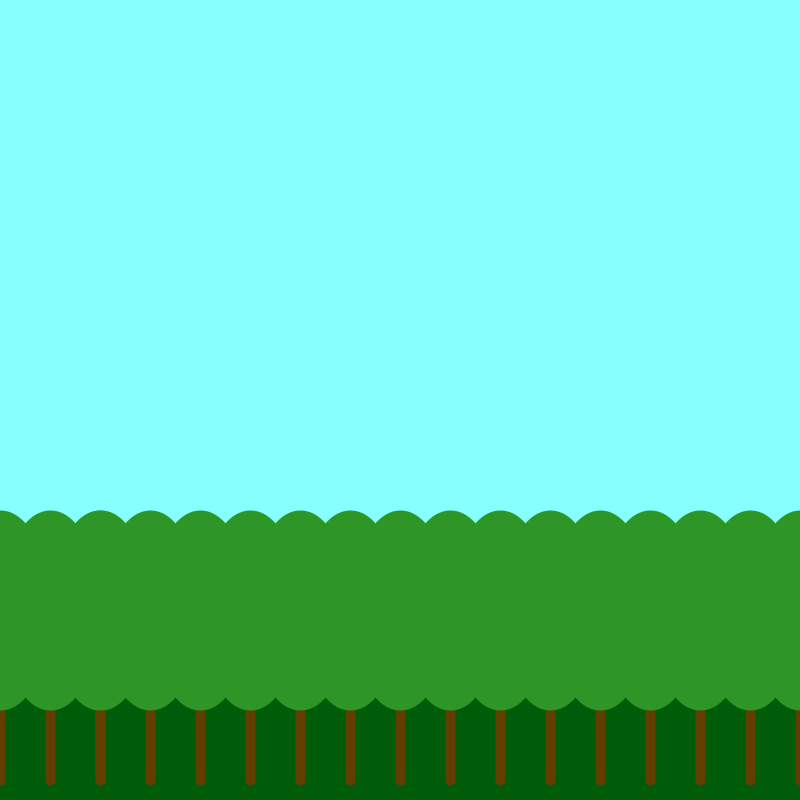
Frame 1 (no input)
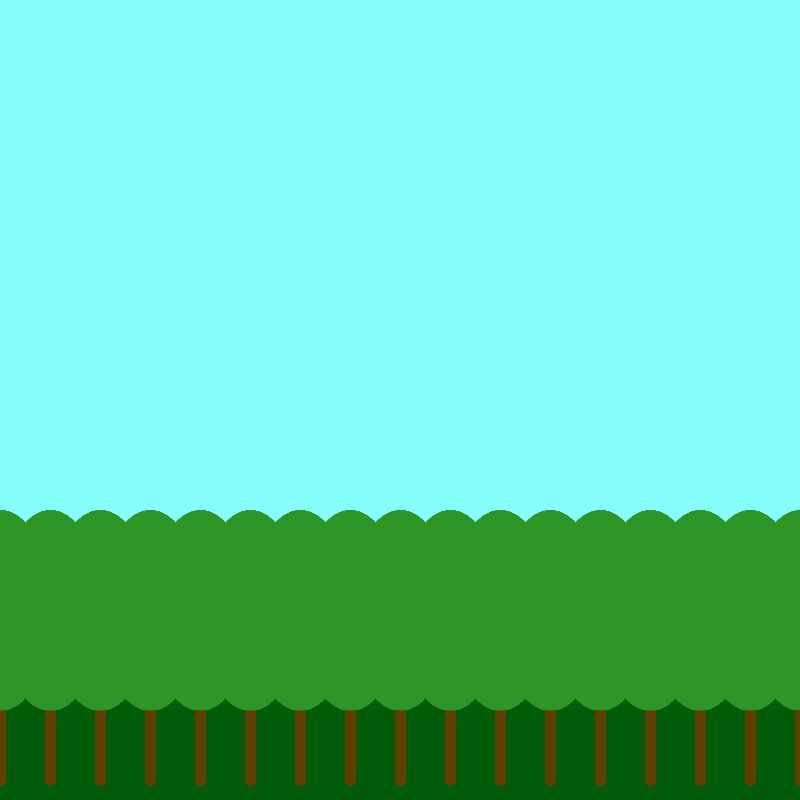
Frame 60 (the mouse pressed at the canvas centre just before this capture)
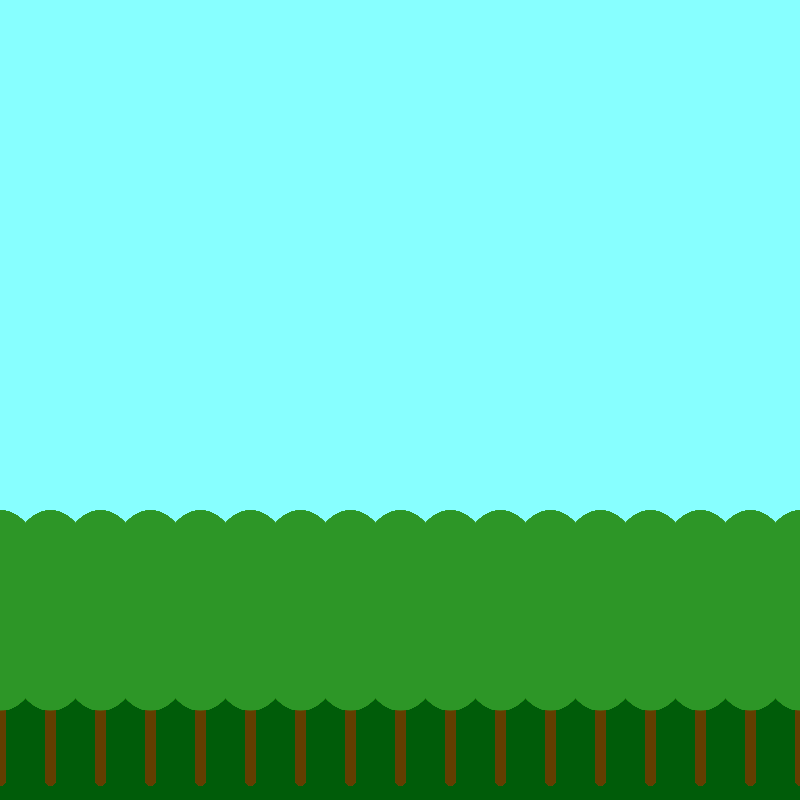
Frame 120 (the mouse held since frame 60 and released just before this capture)

The Processing sketch that drew these frames (run headless with seeded random() and noise(); from frame 60 on, the mouse is pressed at the canvas centre):

// Processing sketch: H09Opd10
// ── H09Opd10.pde
void setup (){
  size(800,800);
  background(135,255,255);
  stroke(0,92,9);
  fill(0,92,9);
  rect(0,600,800,200);
}

void tree(int x1,int y1,int y2){
  for(int i = 0; i < 30; i++){
 stroke(98,62,0);
 strokeWeight(10);
 line(x1,y1,x1,y2);
 fill(45,150,39);
 stroke(45,150,39);
 ellipse(x1,610,90,190);
 x1 =+ 50*i;
 } 
}


void draw(){
  tree(100,700,780);

}

//ik heb mijn best gedaan.
